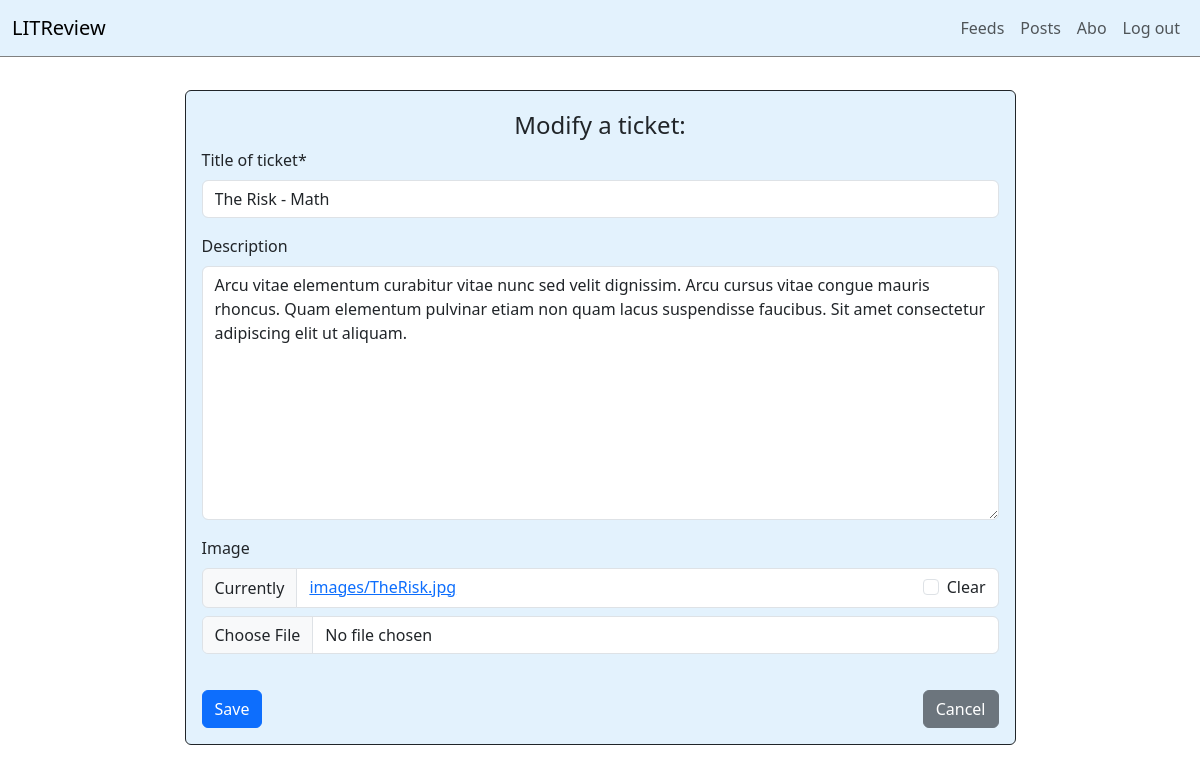
Screenshot of /posts/modify-ticket/3 (signed in) with the database file from the repository.
### review/models.py (models this page shows, shortened)
class Ticket(models.Model):
    class Meta:
        verbose_name = _("ticket")
        verbose_name_plural = _("tickets")
        ordering = ["-time_created"]
    title = models.CharField(max_length=128, verbose_name=_("title of ticket"))
    description = models.TextField(
        max_length=2048, verbose_name=_("description"), blank=True
    )
    creator = models.ForeignKey(
        "accounts.User",
        on_delete=models.CASCADE,
        related_name="ticket_creator",
        verbose_name=_("creator of ticket"),
    )
    image = models.ImageField(
        upload_to="images/", verbose_name=_("image"), blank=True, null=True
    )
    time_created = models.DateTimeField(
        auto_now_add=True, verbose_name=_("ticket created at")
    )

### review/views.py (the view)
class PostsModifyTicketView(LoginRequiredMixin, UpdateView):
    model = Ticket
    fields = ["title", "description", "image"]
    template_name = "posts/posts_modify_ticket_page.html"
    success_url = reverse_lazy("review:posts_page")

### review/templates/posts/posts_modify_ticket_page.html (shortened to what this page needs)
{% extends 'base_layout.html' %}
{% load crispy_forms_tags %}
{% block content %}
<div class="container main">
  <div class="row justify-content-center">
    <div class="col-md-9">
      <div class="card border-dark my-3" style="background-color: #e3f2fd;">
        <div class="card-body bg-transparent ">
          <h4 class="card-subtitle text-center py-2"> Modify a ticket: </h4>
          <form method="post" enctype="multipart/form-data">
            {{ form|crispy }}
            <div style="display: flex; justify-content: space-between;">
              <button type="submit" class="btn btn-primary margin-btn"> Save </button>
              <a href="{% url 'review:posts_page' %}" role="button" class="btn btn-secondary margin-btn"> Cancel </a>
            </div>
          </form>
        </div>
      </div>
    </div>
  </div>
</div>
{% endblock %}

### ui/static/css/styles.css (style rules this page uses)
.main { padding-top: 10px; }
.margin-btn { margin-top: 20px; }

### rows the page displays
Ticket: title "The Risk - Math", description "Arcu vitae elementum curabitur vitae nunc sed velit dignissim. Arcu cursus vitae congue mauris rhoncus. Quam elementum pulvinar etiam non quam lacus suspendisse faucibus. Sit amet consectetur adipiscing elit ut aliquam."
